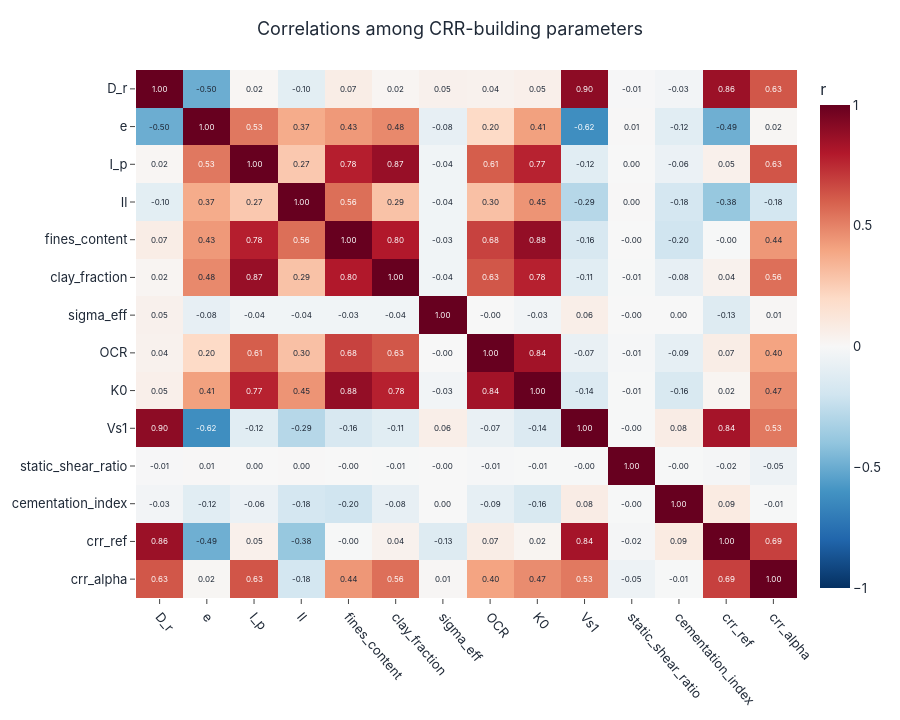

This figure's notebook cell:
### Markdown cell above
## Корреляция CRR-строящих параметров с CRR15

Какие свойства сильнее всего определяют уровень сопротивления.

### Code cell
crr_inputs = ["D_r", "e", "I_p", "Il", "fines_content", "clay_fraction", "sigma_eff",
              "OCR", "K0", "Vs1", "static_shear_ratio", "cementation_index", "crr_ref", "crr_alpha"]
crr_inputs = [c for c in crr_inputs if c in meta.columns]
correlation_heatmap(meta[crr_inputs].corr(), title="Correlations among CRR-building parameters",
                    save=SAVE_FIGS, fig_id="1_3_crr_input_correlation").show()

### Figure 1 — Plotly figure (JSON) as saved in the notebook; plotly's stock layout.template omitted (floating-point values rounded to 4 significant figures; data arrays with more than 128 entries replaced by an {"elided": "..."} marker saying what was removed)
{"data": [{"colorbar": {"title": {"text": "r"}}, "colorscale": [[0.0, "rgb(5,48,97)"], [0.1, "rgb(33,102,172)"], [0.2, "rgb(67,147,195)"], [0.3, "rgb(146,197,222)"], [0.4, "rgb(209,229,240)"], [0.5, "rgb(247,247,247)"], [0.6, "rgb(253,219,199)"], [0.7, "rgb(244,165,130)"], [0.8, "rgb(214,96,77)"], [0.9, "rgb(178,24,43)"], [1.0, "rgb(103,0,31)"]], "hovertemplate": "%{y} ↔ %{x}: %{z:.2f}<extra></extra>", "type": "heatmap", "x": ["D_r", "e", "I_p", "Il", "fines_content", "clay_fraction", "sigma_eff", "OCR", "K0", "Vs1", "static_shear_ratio", "cementation_index", "crr_ref", "crr_alpha"], "y": ["D_r", "e", "I_p", "Il", "fines_content", "clay_fraction", "sigma_eff", "OCR", "K0", "Vs1", "static_shear_ratio", "cementation_index", "crr_ref", "crr_alpha"], "z": {"elided": "14x14 float values"}, "zmax": 1, "zmin": -1}], "layout": {"annotations": [{"font": {"color": "white", "size": 8}, "showarrow": false, "text": "1.00", "x": "D_r", "y": "D_r"}, {"font": {"color": "#1f2937", "size": 8}, "showarrow": false, "text": "-0.50", "x": "e", "y": "D_r"}, {"font": {"color": "#1f2937", "size": 8}, "showarrow": false, "text": "0.02", "x": "I_p", "y": "D_r"}, {"font": {"color": "#1f2937", "size": 8}, "showarrow": false, "text": "-0.10", "x": "Il", "y": "D_r"}, {"font": {"color": "#1f2937", "size": 8}, "showarrow": false, "text": "0.07", "x": "fines_content", "y": "D_r"}, {"font": {"color": "#1f2937", "size": 8}, "showarrow": false, "text": "0.02", "x": "clay_fraction", "y": "D_r"}, {"font": {"color": "#1f2937", "size": 8}, "showarrow": false, "text": "0.05", "x": "sigma_eff", "y": "D_r"}, {"font": {"color": "#1f2937", "size": 8}, "showarrow": false, "text": "0.04", "x": "OCR", "y": "D_r"}, {"font": {"color": "#1f2937", "size": 8}, "showarrow": false, "text": "0.05", "x": "K0", "y": "D_r"}, {"font": {"color": "white", "size": 8}, "showarrow": false, "text": "0.90", "x": "Vs1", "y": "D_r"}, {"font": {"color": "#1f2937", "size": 8}, "showarrow": false, "text": "-0.01", "x": "static_shear_ratio", "y": "D_r"}, {"font": {"color": "#1f2937", "size": 8}, "showarrow": false, "text": "-0.03", "x": "cementation_index", "y": "D_r"}, {"font": {"color": "white", "size": 8}, "showarrow": false, "text": "0.86", "x": "crr_ref", "y": "D_r"}, {"font": {"color": "white", "size": 8}, "showarrow": false, "text": "0.63", "x": "crr_alpha", "y": "D_r"}, {"font": {"color": "#1f2937", "size": 8}, "showarrow": false, "text": "-0.50", "x": "D_r", "y": "e"}, {"font": {"color": "white", "size": 8}, "showarrow": false, "text": "1.00", "x": "e", "y": "e"}, {"font": {"color": "white", "size": 8}, "showarrow": false, "text": "0.53", "x": "I_p", "y": "e"}, {"font": {"color": "#1f2937", "size": 8}, "showarrow": false, "text": "0.37", "x": "Il", "y": "e"}, {"font": {"color": "#1f2937", "size": 8}, "showarrow": false, "text": "0.43", "x": "fines_content", "y": "e"}, {"font": {"color": "#1f2937", "size": 8}, "showarrow": false, "text": "0.48", "x": "clay_fraction", "y": "e"}, {"font": {"color": "#1f2937", "size": 8}, "showarrow": false, "text": "-0.08", "x": "sigma_eff", "y": "e"}, {"font": {"color": "#1f2937", "size": 8}, "showarrow": false, "text": "0.20", "x": "OCR", "y": "e"}, {"font": {"color": "#1f2937", "size": 8}, "showarrow": false, "text": "0.41", "x": "K0", "y": "e"}, {"font": {"color": "white", "size": 8}, "showarrow": false, "text": "-0.62", "x": "Vs1", "y": "e"}, {"font": {"color": "#1f2937", "size": 8}, "showarrow": false, "text": "0.01", "x": "static_shear_ratio", "y": "e"}, {"font": {"color": "#1f2937", "size": 8}, "showarrow": false, "text": "-0.12", "x": "cementation_index", "y": "e"}, {"font": {"color": "#1f2937", "size": 8}, "showarrow": false, "text": "-0.49", "x": "crr_ref", "y": "e"}, {"font": {"color": "#1f2937", "size": 8}, "showarrow": false, "text": "0.02", "x": "crr_alpha", "y": "e"}, {"font": {"color": "#1f2937", "size": 8}, "showarrow": false, "text": "0.02", "x": "D_r", "y": "I_p"}, {"font": {"color": "white", "size": 8}, "showarrow": false, "text": "0.53", "x": "e", "y": "I_p"}, {"font": {"color": "white", "size": 8}, "showarrow": false, "text": "1.00", "x": "I_p", "y": "I_p"}, {"font": {"color": "#1f2937", "size": 8}, "showarrow": false, "text": "0.27", "x": "Il", "y": "I_p"}, {"font": {"color": "white", "size": 8}, "showarrow": false, "text": "0.78", "x": "fines_content", "y": "I_p"}, {"font": {"color": "white", "size": 8}, "showarrow": false, "text": "0.87", "x": "clay_fraction", "y": "I_p"}, {"font": {"color": "#1f2937", "size": 8}, "showarrow": false, "text": "-0.04", "x": "sigma_eff", "y": "I_p"}, {"font": {"color": "white", "size": 8}, "showarrow": false, "text": "0.61", "x": "OCR", "y": "I_p"}, {"font": {"color": "white", "size": 8}, "showarrow": false, "text": "0.77", "x": "K0", "y": "I_p"}, {"font": {"color": "#1f2937", "size": 8}, "showarrow": false, "text": "-0.12", "x": "Vs1", "y": "I_p"}, {"font": {"color": "#1f2937", "size": 8}, "showarrow": false, "text": "0.00", "x": "static_shear_ratio", "y": "I_p"}, {"font": {"color": "#1f2937", "size": 8}, "showarrow": false, "text": "-0.06", "x": "cementation_index", "y": "I_p"}, {"font": {"color": "#1f2937", "size": 8}, "showarrow": false, "text": "0.05", "x": "crr_ref", "y": "I_p"}, {"font": {"color": "white", "size": 8}, "showarrow": false, "text": "0.63", "x": "crr_alpha", "y": "I_p"}, {"font": {"color": "#1f2937", "size": 8}, "showarrow": false, "text": "-0.10", "x": "D_r", "y": "Il"}, {"font": {"color": "#1f2937", "size": 8}, "showarrow": false, "text": "0.37", "x": "e", "y": "Il"}, {"font": {"color": "#1f2937", "size": 8}, "showarrow": false, "text": "0.27", "x": "I_p", "y": "Il"}, {"font": {"color": "white", "size": 8}, "showarrow": false, "text": "1.00", "x": "Il", "y": "Il"}, {"font": {"color": "white", "size": 8}, "showarrow": false, "text": "0.56", "x": "fines_content", "y": "Il"}, {"font": {"color": "#1f2937", "size": 8}, "showarrow": false, "text": "0.29", "x": "clay_fraction", "y": "Il"}, {"font": {"color": "#1f2937", "size": 8}, "showarrow": false, "text": "-0.04", "x": "sigma_eff", "y": "Il"}, {"font": {"color": "#1f2937", "size": 8}, "showarrow": false, "text": "0.30", "x": "OCR", "y": "Il"}, {"font": {"color": "#1f2937", "size": 8}, "showarrow": false, "text": "0.45", "x": "K0", "y": "Il"}, {"font": {"color": "#1f2937", "size": 8}, "showarrow": false, "text": "-0.29", "x": "Vs1", "y": "Il"}, {"font": {"color": "#1f2937", "size": 8}, "showarrow": false, "text": "0.00", "x": "static_shear_ratio", "y": "Il"}, {"font": {"color": "#1f2937", "size": 8}, "showarrow": false, "text": "-0.18", "x": "cementation_index", "y": "Il"}, {"font": {"color": "#1f2937", "size": 8}, "showarrow": false, "text": "-0.38", "x": "crr_ref", "y": "Il"}, {"font": {"color": "#1f2937", "size": 8}, "showarrow": false, "text": "-0.18", "x": "crr_alpha", "y": "Il"}, {"font": {"color": "#1f2937", "size": 8}, "showarrow": false, "text": "0.07", "x": "D_r", "y": "fines_content"}, {"font": {"color": "#1f2937", "size": 8}, "showarrow": false, "text": "0.43", "x": "e", "y": "fines_content"}, {"font": {"color": "white", "size": 8}, "showarrow": false, "text": "0.78", "x": "I_p", "y": "fines_content"}, {"font": {"color": "white", "size": 8}, "showarrow": false, "text": "0.56", "x": "Il", "y": "fines_content"}, {"font": {"color": "white", "size": 8}, "showarrow": false, "text": "1.00", "x": "fines_content", "y": "fines_content"}, {"font": {"color": "white", "size": 8}, "showarrow": false, "text": "0.80", "x": "clay_fraction", "y": "fines_content"}, {"font": {"color": "#1f2937", "size": 8}, "showarrow": false, "text": "-0.03", "x": "sigma_eff", "y": "fines_content"}, {"font": {"color": "white", "size": 8}, "showarrow": false, "text": "0.68", "x": "OCR", "y": "fines_content"}, {"font": {"color": "white", "size": 8}, "showarrow": false, "text": "0.88", "x": "K0", "y": "fines_content"}, {"font": {"color": "#1f2937", "size": 8}, "showarrow": false, "text": "-0.16", "x": "Vs1", "y": "fines_content"}, {"font": {"color": "#1f2937", "size": 8}, "showarrow": false, "text": "-0.00", "x": "static_shear_ratio", "y": "fines_content"}, {"font": {"color": "#1f2937", "size": 8}, "showarrow": false, "text": "-0.20", "x": "cementation_index", "y": "fines_content"}, {"font": {"color": "#1f2937", "size": 8}, "showarrow": false, "text": "-0.00", "x": "crr_ref", "y": "fines_content"}, {"font": {"color": "#1f2937", "size": 8}, "showarrow": false, "text": "0.44", "x": "crr_alpha", "y": "fines_content"}, {"font": {"color": "#1f2937", "size": 8}, "showarrow": false, "text": "0.02", "x": "D_r", "y": "clay_fraction"}, {"font": {"color": "#1f2937", "size": 8}, "showarrow": false, "text": "0.48", "x": "e", "y": "clay_fraction"}, {"font": {"color": "white", "size": 8}, "showarrow": false, "text": "0.87", "x": "I_p", "y": "clay_fraction"}, {"font": {"color": "#1f2937", "size": 8}, "showarrow": false, "text": "0.29", "x": "Il", "y": "clay_fraction"}, {"font": {"color": "white", "size": 8}, "showarrow": false, "text": "0.80", "x": "fines_content", "y": "clay_fraction"}, {"font": {"color": "white", "size": 8}, "showarrow": false, "text": "1.00", "x": "clay_fraction", "y": "clay_fraction"}, {"font": {"color": "#1f2937", "size": 8}, "showarrow": false, "text": "-0.04", "x": "sigma_eff", "y": "clay_fraction"}, {"font": {"color": "white", "size": 8}, "showarrow": false, "text": "0.63", "x": "OCR", "y": "clay_fraction"}, {"font": {"color": "white", "size": 8}, "showarrow": false, "text": "0.78", "x": "K0", "y": "clay_fraction"}, {"font": {"color": "#1f2937", "size": 8}, "showarrow": false, "text": "-0.11", "x": "Vs1", "y": "clay_fraction"}, {"font": {"color": "#1f2937", "size": 8}, "showarrow": false, "text": "-0.01", "x": "static_shear_ratio", "y": "clay_fraction"}, {"font": {"color": "#1f2937", "size": 8}, "showarrow": false, "text": "-0.08", "x": "cementation_index", "y": "clay_fraction"}, {"font": {"color": "#1f2937", "size": 8}, "showarrow": false, "text": "0.04", "x": "crr_ref", "y": "clay_fraction"}, {"font": {"color": "white", "size": 8}, "showarrow": false, "text": "0.56", "x": "crr_alpha", "y": "clay_fraction"}, {"font": {"color": "#1f2937", "size": 8}, "showarrow": false, "text": "0.05", "x": "D_r", "y": "sigma_eff"}, {"font": {"color": "#1f2937", "size": 8}, "showarrow": false, "text": "-0.08", "x": "e", "y": "sigma_eff"}, {"font": {"color": "#1f2937", "size": 8}, "showarrow": false, "text": "-0.04", "x": "I_p", "y": "sigma_eff"}, {"font": {"color": "#1f2937", "size": 8}, "showarrow": false, "text": "-0.04", "x": "Il", "y": "sigma_eff"}, {"font": {"color": "#1f2937", "size": 8}, "showarrow": false, "text": "-0.03", "x": "fines_content", "y": "sigma_eff"}, {"font": {"color": "#1f2937", "size": 8}, "showarrow": false, "text": "-0.04", "x": "clay_fraction", "y": "sigma_eff"}, {"font": {"color": "white", "size": 8}, "showarrow": false, "text": "1.00", "x": "sigma_eff", "y": "sigma_eff"}, {"font": {"color": "#1f2937", "size": 8}, "showarrow": false, "text": "-0.00", "x": "OCR", "y": "sigma_eff"}, {"font": {"color": "#1f2937", "size": 8}, "showarrow": false, "text": "-0.03", "x": "K0", "y": "sigma_eff"}, {"font": {"color": "#1f2937", "size": 8}, "showarrow": false, "text": "0.06", "x": "Vs1", "y": "sigma_eff"}, {"font": {"color": "#1f2937", "size": 8}, "showarrow": false, "text": "-0.00", "x": "static_shear_ratio", "y": "sigma_eff"}, {"font": {"color": "#1f2937", "size": 8}, "showarrow": false, "text": "0.00", "x": "cementation_index", "y": "sigma_eff"}, {"font": {"color": "#1f2937", "size": 8}, "showarrow": false, "text": "-0.13", "x": "crr_ref", "y": "sigma_eff"}, {"font": {"color": "#1f2937", "size": 8}, "showarrow": false, "text": "0.01", "x": "crr_alpha", "y": "sigma_eff"}, {"font": {"color": "#1f2937", "size": 8}, "showarrow": false, "text": "0.04", "x": "D_r", "y": "OCR"}, {"font": {"color": "#1f2937", "size": 8}, "showarrow": false, "text": "0.20", "x": "e", "y": "OCR"}, {"font": {"color": "white", "size": 8}, "showarrow": false, "text": "0.61", "x": "I_p", "y": "OCR"}, {"font": {"color": "#1f2937", "size": 8}, "showarrow": false, "text": "0.30", "x": "Il", "y": "OCR"}, {"font": {"color": "white", "size": 8}, "showarrow": false, "text": "0.68", "x": "fines_content", "y": "OCR"}, {"font": {"color": "white", "size": 8}, "showarrow": false, "text": "0.63", "x": "clay_fraction", "y": "OCR"}, {"font": {"color": "#1f2937", "size": 8}, "showarrow": false, "text": "-0.00", "x": "sigma_eff", "y": "OCR"}, {"font": {"color": "white", "size": 8}, "showarrow": false, "text": "1.00", "x": "OCR", "y": "OCR"}, {"font": {"color": "white", "size": 8}, "showarrow": false, "text": "0.84", "x": "K0", "y": "OCR"}, {"font": {"color": "#1f2937", "size": 8}, "showarrow": false, "text": "-0.07", "x": "Vs1", "y": "OCR"}, {"font": {"color": "#1f2937", "size": 8}, "showarrow": false, "text": "-0.01", "x": "static_shear_ratio", "y": "OCR"}, {"font": {"color": "#1f2937", "size": 8}, "showarrow": false, "text": "-0.09", "x": "cementation_index", "y": "OCR"}, {"font": {"color": "#1f2937", "size": 8}, "showarrow": false, "text": "0.07", "x": "crr_ref", "y": "OCR"}, {"font": {"color": "#1f2937", "size": 8}, "showarrow": false, "text": "0.40", "x": "crr_alpha", "y": "OCR"}, {"font": {"color": "#1f2937", "size": 8}, "showarrow": false, "text": "0.05", "x": "D_r", "y": "K0"}, {"font": {"color": "#1f2937", "size": 8}, "showarrow": false, "text": "0.41", "x": "e", "y": "K0"}, {"font": {"color": "white", "size": 8}, "showarrow": false, "text": "0.77", "x": "I_p", "y": "K0"}, {"font": {"color": "#1f2937", "size": 8}, "showarrow": false, "text": "0.45", "x": "Il", "y": "K0"}, {"font": {"color": "white", "size": 8}, "showarrow": false, "text": "0.88", "x": "fines_content", "y": "K0"}, {"font": {"color": "white", "size": 8}, "showarrow": false, "text": "0.78", "x": "clay_fraction", "y": "K0"}, {"font": {"color": "#1f2937", "size": 8}, "showarrow": false, "text": "-0.03", "x": "sigma_eff", "y": "K0"}, {"font": {"color": "white", "size": 8}, "showarrow": false, "text": "0.84", "x": "OCR", "y": "K0"}, {"font": {"color": "white", "size": 8}, "showarrow": false, "text": "1.00", "x": "K0", "y": "K0"}, {"font": {"color": "#1f2937", "size": 8}, "showarrow": false, "text": "-0.14", "x": "Vs1", "y": "K0"}, {"font": {"color": "#1f2937", "size": 8}, "showarrow": false, "text": "-0.01", "x": "static_shear_ratio", "y": "K0"}, {"font": {"color": "#1f2937", "size": 8}, "showarrow": false, "text": "-0.16", "x": "cementation_index", "y": "K0"}, {"font": {"color": "#1f2937", "size": 8}, "showarrow": false, "text": "0.02", "x": "crr_ref", "y": "K0"}, {"font": {"color": "#1f2937", "size": 8}, "showarrow": false, "text": "0.47", "x": "crr_alpha", "y": "K0"}, {"font": {"color": "white", "size": 8}, "showarrow": false, "text": "0.90", "x": "D_r", "y": "Vs1"}, {"font": {"color": "white", "size": 8}, "showarrow": false, "text": "-0.62", "x": "e", "y": "Vs1"}, {"font": {"color": "#1f2937", "size": 8}, "showarrow": false, "text": "-0.12", "x": "I_p", "y": "Vs1"}, {"font": {"color": "#1f2937", "size": 8}, "showarrow": false, "text": "-0.29", "x": "Il", "y": "Vs1"}, {"font": {"color": "#1f2937", "size": 8}, "showarrow": false, "text": "-0.16", "x": "fines_content", "y": "Vs1"}, {"font": {"color": "#1f2937", "size": 8}, "showarrow": false, "text": "-0.11", "x": "clay_fraction", "y": "Vs1"}, {"font": {"color": "#1f2937", "size": 8}, "showarrow": false, "text": "0.06", "x": "sigma_eff", "y": "Vs1"}, {"font": {"color": "#1f2937", "size": 8}, "showarrow": false, "text": "-0.07", "x": "OCR", "y": "Vs1"}, {"font": {"color": "#1f2937", "size": 8}, "showarrow": false, "text": "-0.14", "x": "K0", "y": "Vs1"}, {"font": {"color": "white", "size": 8}, "showarrow": false, "text": "1.00", "x": "Vs1", "y": "Vs1"}, {"font": {"color": "#1f2937", "size": 8}, "showarrow": false, "text": "-0.00", "x": "static_shear_ratio", "y": "Vs1"}, {"font": {"color": "#1f2937", "size": 8}, "showarrow": false, "text": "0.08", "x": "cementation_index", "y": "Vs1"}, {"font": {"color": "white", "size": 8}, "showarrow": false, "text": "0.84", "x": "crr_ref", "y": "Vs1"}, {"font": {"color": "white", "size": 8}, "showarrow": false, "text": "0.53", "x": "crr_alpha", "y": "Vs1"}, {"font": {"color": "#1f2937", "size": 8}, "showarrow": false, "text": "-0.01", "x": "D_r", "y": "static_shear_ratio"}, {"font": {"color": "#1f2937", "size": 8}, "showarrow": false, "text": "0.01", "x": "e", "y": "static_shear_ratio"}, {"font": {"color": "#1f2937", "size": 8}, "showarrow": false, "text": "0.00", "x": "I_p", "y": "static_shear_ratio"}, {"font": {"color": "#1f2937", "size": 8}, "showarrow": false, "text": "0.00", "x": "Il", "y": "static_shear_ratio"}, {"font": {"color": "#1f2937", "size": 8}, "showarrow": false, "text": "-0.00", "x": "fines_content", "y": "static_shear_ratio"}, {"font": {"color": "#1f2937", "size": 8}, "showarrow": false, "text": "-0.01", "x": "clay_fraction", "y": "static_shear_ratio"}, {"font": {"color": "#1f2937", "size": 8}, "showarrow": false, "text": "-0.00", "x": "sigma_eff", "y": "static_shear_ratio"}, {"font": {"color": "#1f2937", "size": 8}, "showarrow": false, "text": "-0.01", "x": "OCR", "y": "static_shear_ratio"}, {"font": {"color": "#1f2937", "size": 8}, "showarrow": false, "text": "-0.01", "x": "K0", "y": "static_shear_ratio"}, {"font": {"color": "#1f2937", "size": 8}, "showarrow": false, "text": "-0.00", "x": "Vs1", "y": "static_shear_ratio"}, {"font": {"color": "white", "size": 8}, "showarrow": false, "text": "1.00", "x": "static_shear_ratio", "y": "static_shear_ratio"}, {"font": {"color": "#1f2937", "size": 8}, "showarrow": false, "text": "-0.00", "x": "cementation_index", "y": "static_shear_ratio"}, {"font": {"color": "#1f2937", "size": 8}, "showarrow": false, "text": "-0.02", "x": "crr_ref", "y": "static_shear_ratio"}, {"font": {"color": "#1f2937", "size": 8}, "showarrow": false, "text": "-0.05", "x": "crr_alpha", "y": "static_shear_ratio"}, {"font": {"color": "#1f2937", "size": 8}, "showarrow": false, "text": "-0.03", "x": "D_r", "y": "cementation_index"}, {"font": {"color": "#1f2937", "size": 8}, "showarrow": false, "text": "-0.12", "x": "e", "y": "cementation_index"}, {"font": {"color": "#1f2937", "size": 8}, "showarrow": false, "text": "-0.06", "x": "I_p", "y": "cementation_index"}, {"font": {"color": "#1f2937", "size": 8}, "showarrow": false, "text": "-0.18", "x": "Il", "y": "cementation_index"}, {"font": {"color": "#1f2937", "size": 8}, "showarrow": false, "text": "-0.20", "x": "fines_content", "y": "cementation_index"}, {"font": {"color": "#1f2937", "size": 8}, "showarrow": false, "text": "-0.08", "x": "clay_fraction", "y": "cementation_index"}, {"font": {"color": "#1f2937", "size": 8}, "showarrow": false, "text": "0.00", "x": "sigma_eff", "y": "cementation_index"}, {"font": {"color": "#1f2937", "size": 8}, "showarrow": false, "text": "-0.09", "x": "OCR", "y": "cementation_index"}, {"font": {"color": "#1f2937", "size": 8}, "showarrow": false, "text": "-0.16", "x": "K0", "y": "cementation_index"}, {"font": {"color": "#1f2937", "size": 8}, "showarrow": false, "text": "0.08", "x": "Vs1", "y": "cementation_index"}, {"font": {"color": "#1f2937", "size": 8}, "showarrow": false, "text": "-0.00", "x": "static_shear_ratio", "y": "cementation_index"}, {"font": {"color": "white", "size": 8}, "showarrow": false, "text": "1.00", "x": "cementation_index", "y": "cementation_index"}, {"font": {"color": "#1f2937", "size": 8}, "showarrow": false, "text": "0.09", "x": "crr_ref", "y": "cementation_index"}, {"font": {"color": "#1f2937", "size": 8}, "showarrow": false, "text": "-0.01", "x": "crr_alpha", "y": "cementation_index"}, {"font": {"color": "white", "size": 8}, "showarrow": false, "text": "0.86", "x": "D_r", "y": "crr_ref"}, {"font": {"color": "#1f2937", "size": 8}, "showarrow": false, "text": "-0.49", "x": "e", "y": "crr_ref"}, {"font": {"color": "#1f2937", "size": 8}, "showarrow": false, "text": "0.05", "x": "I_p", "y": "crr_ref"}, {"font": {"color": "#1f2937", "size": 8}, "showarrow": false, "text": "-0.38", "x": "Il", "y": "crr_ref"}, {"font": {"color": "#1f2937", "size": 8}, "showarrow": false, "text": "-0.00", "x": "fines_content", "y": "crr_ref"}, {"font": {"color": "#1f2937", "size": 8}, "showarrow": false, "text": "0.04", "x": "clay_fraction", "y": "crr_ref"}, {"font": {"color": "#1f2937", "size": 8}, "showarrow": false, "text": "-0.13", "x": "sigma_eff", "y": "crr_ref"}, {"font": {"color": "#1f2937", "size": 8}, "showarrow": false, "text": "0.07", "x": "OCR", "y": "crr_ref"}, {"font": {"color": "#1f2937", "size": 8}, "showarrow": false, "text": "0.02", "x": "K0", "y": "crr_ref"}, {"font": {"color": "white", "size": 8}, "showarrow": false, "text": "0.84", "x": "Vs1", "y": "crr_ref"}, {"font": {"color": "#1f2937", "size": 8}, "showarrow": false, "text": "-0.02", "x": "static_shear_ratio", "y": "crr_ref"}, {"font": {"color": "#1f2937", "size": 8}, "showarrow": false, "text": "0.09", "x": "cementation_index", "y": "crr_ref"}, {"font": {"color": "white", "size": 8}, "showarrow": false, "text": "1.00", "x": "crr_ref", "y": "crr_ref"}, {"font": {"color": "white", "size": 8}, "showarrow": false, "text": "0.69", "x": "crr_alpha", "y": "crr_ref"}, {"font": {"color": "white", "size": 8}, "showarrow": false, "text": "0.63", "x": "D_r", "y": "crr_alpha"}, {"font": {"color": "#1f2937", "size": 8}, "showarrow": false, "text": "0.02", "x": "e", "y": "crr_alpha"}, {"font": {"color": "white", "size": 8}, "showarrow": false, "text": "0.63", "x": "I_p", "y": "crr_alpha"}, {"font": {"color": "#1f2937", "size": 8}, "showarrow": false, "text": "-0.18", "x": "Il", "y": "crr_alpha"}, {"font": {"color": "#1f2937", "size": 8}, "showarrow": false, "text": "0.44", "x": "fines_content", "y": "crr_alpha"}, {"font": {"color": "white", "size": 8}, "showarrow": false, "text": "0.56", "x": "clay_fraction", "y": "crr_alpha"}, {"font": {"color": "#1f2937", "size": 8}, "showarrow": false, "text": "0.01", "x": "sigma_eff", "y": "crr_alpha"}, {"font": {"color": "#1f2937", "size": 8}, "showarrow": false, "text": "0.40", "x": "OCR", "y": "crr_alpha"}, {"font": {"color": "#1f2937", "size": 8}, "showarrow": false, "text": "0.47", "x": "K0", "y": "crr_alpha"}, {"font": {"color": "white", "size": 8}, "showarrow": false, "text": "0.53", "x": "Vs1", "y": "crr_alpha"}, {"font": {"color": "#1f2937", "size": 8}, "showarrow": false, "text": "-0.05", "x": "static_shear_ratio", "y": "crr_alpha"}, {"font": {"color": "#1f2937", "size": 8}, "showarrow": false, "text": "-0.01", "x": "cementation_index", "y": "crr_alpha"}, {"font": {"color": "white", "size": 8}, "showarrow": false, "text": "0.69", "x": "crr_ref", "y": "crr_alpha"}, {"font": {"color": "white", "size": 8}, "showarrow": false, "text": "1.00", "x": "crr_alpha", "y": "crr_alpha"}], "height": 720, "title": {"text": "Correlations among CRR-building parameters"}, "xaxis": {"tickangle": 50}, "yaxis": {"autorange": "reversed"}}}
